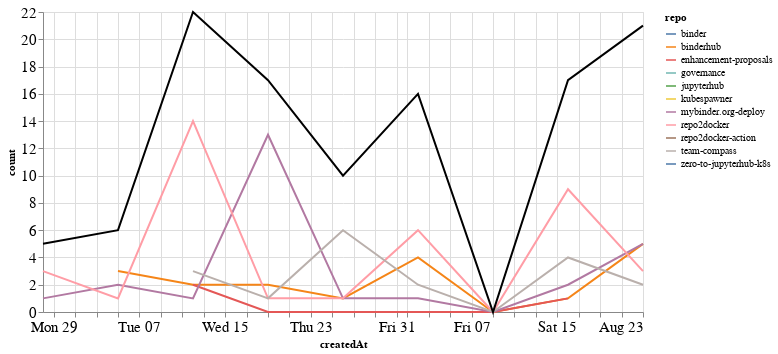

Notebook code for this chart:
### Markdown cell above
## Comments

### Code cell
comments_time = comments.groupby('repo').resample('W', on='createdAt').count()['author'].reset_index()
comments_time = comments_time.rename(columns={'author': 'count'})
comments_time_total = comments_time.groupby('createdAt').agg({"count": "sum"}).reset_index()
ch1 = alt.Chart(comments_time, width=600).mark_line().encode(
    x='createdAt',
    y='count',
    color='repo',
    tooltip="repo"
)

ch2 = alt.Chart(comments_time_total, width=600).mark_line(color="black").encode(
    x='createdAt',
    y='count',
)

ch1 + ch2

### Figure 1 — Vega-Lite specification as saved in the notebook (floating-point values rounded to 4 significant figures)
{"config": {"axisLeft": {"labelFontSize": 15}, "axisBottom": {"labelFontSize": 15}}, "layer": [{"data": {"name": "data-bf424c222e149e1981c563378f366d0c"}, "mark": "line", "encoding": {"color": {"type": "nominal", "field": "repo"}, "tooltip": {"type": "nominal", "field": "repo"}, "x": {"type": "temporal", "field": "createdAt"}, "y": {"type": "quantitative", "field": "count"}}, "width": 600}, {"data": {"name": "data-3ee6b212373bedcb64bb5c984f093448"}, "mark": {"type": "line", "color": "black"}, "encoding": {"x": {"type": "temporal", "field": "createdAt"}, "y": {"type": "quantitative", "field": "count"}}, "width": 600}], "$schema": "https://vega.github.io/schema/vega-lite/v4.8.1.json", "datasets": {"data-bf424c222e149e1981c563378f366d0c": [{"repo": "binder", "createdAt": "2020-08-23T00:00:00", "count": 1}, {"repo": "binderhub", "createdAt": "2020-07-05T00:00:00", "count": 3}, {"repo": "binderhub", "createdAt": "2020-07-12T00:00:00", "count": 2}, {"repo": "binderhub", "createdAt": "2020-07-19T00:00:00", "count": 2}, {"repo": "binderhub", "createdAt": "2020-07-26T00:00:00", "count": 1}, {"repo": "binderhub", "createdAt": "2020-08-02T00:00:00", "count": 4}, {"repo": "binderhub", "createdAt": "2020-08-09T00:00:00", "count": 0}, {"repo": "binderhub", "createdAt": "2020-08-16T00:00:00", "count": 1}, {"repo": "binderhub", "createdAt": "2020-08-23T00:00:00", "count": 5}, {"repo": "enhancement-proposals", "createdAt": "2020-07-12T00:00:00", "count": 2}, {"repo": "enhancement-proposals", "createdAt": "2020-07-19T00:00:00", "count": 0}, {"repo": "enhancement-proposals", "createdAt": "2020-07-26T00:00:00", "count": 0}, {"repo": "enhancement-proposals", "createdAt": "2020-08-02T00:00:00", "count": 0}, {"repo": "enhancement-proposals", "createdAt": "2020-08-09T00:00:00", "count": 0}, {"repo": "enhancement-proposals", "createdAt": "2020-08-16T00:00:00", "count": 1}, {"repo": "governance", "createdAt": "2020-08-23T00:00:00", "count": 2}, {"repo": "jupyterhub", "createdAt": "2020-08-23T00:00:00", "count": 3}, {"repo": "kubespawner", "createdAt": "2020-07-26T00:00:00", "count": 1}, {"repo": "mybinder.org-deploy", "createdAt": "2020-06-28T00:00:00", "count": 1}, {"repo": "mybinder.org-deploy", "createdAt": "2020-07-05T00:00:00", "count": 2}, {"repo": "mybinder.org-deploy", "createdAt": "2020-07-12T00:00:00", "count": 1}, {"repo": "mybinder.org-deploy", "createdAt": "2020-07-19T00:00:00", "count": 13}, {"repo": "mybinder.org-deploy", "createdAt": "2020-07-26T00:00:00", "count": 1}, {"repo": "mybinder.org-deploy", "createdAt": "2020-08-02T00:00:00", "count": 1}, {"repo": "mybinder.org-deploy", "createdAt": "2020-08-09T00:00:00", "count": 0}, {"repo": "mybinder.org-deploy", "createdAt": "2020-08-16T00:00:00", "count": 2}, {"repo": "mybinder.org-deploy", "createdAt": "2020-08-23T00:00:00", "count": 5}, {"repo": "repo2docker", "createdAt": "2020-06-28T00:00:00", "count": 3}, {"repo": "repo2docker", "createdAt": "2020-07-05T00:00:00", "count": 1}, {"repo": "repo2docker", "createdAt": "2020-07-12T00:00:00", "count": 14}, {"repo": "repo2docker", "createdAt": "2020-07-19T00:00:00", "count": 1}, {"repo": "repo2docker", "createdAt": "2020-07-26T00:00:00", "count": 1}, {"repo": "repo2docker", "createdAt": "2020-08-02T00:00:00", "count": 6}, {"repo": "repo2docker", "createdAt": "2020-08-09T00:00:00", "count": 0}, {"repo": "repo2docker", "createdAt": "2020-08-16T00:00:00", "count": 9}, {"repo": "repo2docker", "createdAt": "2020-08-23T00:00:00", "count": 3}, {"repo": "repo2docker-action", "createdAt": "2020-06-28T00:00:00", "count": 1}, {"repo": "team-compass", "createdAt": "2020-07-12T00:00:00", "count": 3}, {"repo": "team-compass", "createdAt": "2020-07-19T00:00:00", "count": 1}, {"repo": "team-compass", "createdAt": "2020-07-26T00:00:00", "count": 6}, {"repo": "team-compass", "createdAt": "2020-08-02T00:00:00", "count": 2}, {"repo": "team-compass", "createdAt": "2020-08-09T00:00:00", "count": 0}, {"repo": "team-compass", "createdAt": "2020-08-16T00:00:00", "count": 4}, {"repo": "team-compass", "createdAt": "2020-08-23T00:00:00", "count": 2}, {"repo": "zero-to-jupyterhub-k8s", "createdAt": "2020-08-02T00:00:00", "count": 3}], "data-3ee6b212373bedcb64bb5c984f093448": [{"createdAt": "2020-06-28T00:00:00", "count": 5}, {"createdAt": "2020-07-05T00:00:00", "count": 6}, {"createdAt": "2020-07-12T00:00:00", "count": 22}, {"createdAt": "2020-07-19T00:00:00", "count": 17}, {"createdAt": "2020-07-26T00:00:00", "count": 10}, {"createdAt": "2020-08-02T00:00:00", "count": 16}, {"createdAt": "2020-08-09T00:00:00", "count": 0}, {"createdAt": "2020-08-16T00:00:00", "count": 17}, {"createdAt": "2020-08-23T00:00:00", "count": 21}]}}
